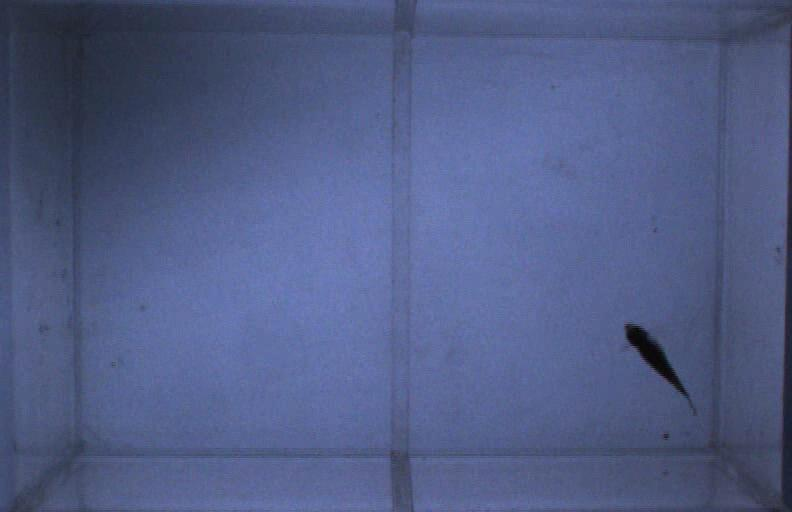
//> input picture lightflow/1.1_1.JPG, 792 x 512 px
$ ./87_goodFeaturesToTrack   (built with g++ and OpenCV 4)
//> lines starting //> are read from the running program, lines starting //| are printed output that depends on the picture; after the words box and inside, x2 and y2 are one past the last pixel; in counts of white or black regions, pixels touching at a corner belong together
//--------------------------------------【程序说明】-------------------------------------------
//		程序说明：《OpenCV3编程入门》OpenCV3版书本配套示例程序87
//		程序描述：Shi-Tomasi角点检测示例
//		开发测试所用操作系统： Windows 7 64bit
//		开发测试所用IDE版本：Visual Studio 2010
//		开发测试所用OpenCV版本：	3.0 beta
//		2014年11月 Created by @浅墨_毛星云
//		2014年12月 Revised by @浅墨_毛星云
//------------------------------------------------------------------------------------------------


//---------------------------------【头文件、命名空间包含部分】----------------------------
//		描述：包含程序所使用的头文件和命名空间
//-----------------------------------------------------------------------------------------------
#include "opencv2/highgui/highgui.hpp"
#include "opencv2/imgproc/imgproc.hpp"
#include <iostream>
using namespace cv;
using namespace std;

//-----------------------------------【宏定义部分】--------------------------------------------
//  描述：定义一些辅助宏
//----------------------------------------------------------------------------------------------
#define WINDOW_NAME "【Shi-Tomasi角点检测】"        //为窗口标题定义的宏


//-----------------------------------【全局变量声明部分】--------------------------------------
//          描述：全局变量声明
//-----------------------------------------------------------------------------------------------
Mat g_srcImage, g_grayImage, g_binImage;
int g_maxCornerNumber = 33;
int g_maxTrackbarNumber = 500;
RNG g_rng(12345);//初始化随机数生成器


//-----------------------------【on_GoodFeaturesToTrack( )函数】----------------------------
//          描述：响应滑动条移动消息的回调函数
//----------------------------------------------------------------------------------------------
void on_GoodFeaturesToTrack( int, void* )
{
	//【1】对变量小于等于1时的处理
	if( g_maxCornerNumber <= 1 ) { g_maxCornerNumber = 1; }
	//g_maxCornerNumber = 3;
	//【2】Shi-Tomasi算法（goodFeaturesToTrack函数）的参数准备
	vector<Point2f> corners;
	double qualityLevel = 0.01;//角点检测可接受的最小特征值
	double minDistance = 10;//角点之间的最小距离
	int blockSize = 3;//计算导数自相关矩阵时指定的邻域范围
	double k = 0.04;//权重系数
	Mat copy = g_srcImage.clone();	//复制源图像到一个临时变量中，作为感兴趣区域
	//Mat copy = g_binImage.clone();	//复制源图像到一个临时变量中，作为感兴趣区域

	//【3】进行Shi-Tomasi角点检测
	goodFeaturesToTrack( g_grayImage,//输入图像
		corners,//检测到的角点的输出向量
		g_maxCornerNumber,//角点的最大数量
		qualityLevel,//角点检测可接受的最小特征值
		minDistance,//角点之间的最小距离
		Mat(),//感兴趣区域
		blockSize,//计算导数自相关矩阵时指定的邻域范围
		false,//不使用Harris角点检测
		k );//权重系数


	//【4】输出文字信息
	cout<<"\t>此次检测到的角点数量为："<<corners.size()<<endl;

	//【5】绘制检测到的角点
	int r = 4;
	for( int i = 0; i < corners.size(); i++ )
	{
		//以随机的颜色绘制出角点
		circle( copy, corners[i], r, Scalar(g_rng.uniform(0,255), g_rng.uniform(0,255),
			g_rng.uniform(0,255)), -1, 8, 0 );
	}

	//【6】显示（更新）窗口
	imshow( WINDOW_NAME, copy );
}


//-----------------------------------【ShowHelpText( )函数】----------------------------------
//          描述：输出一些帮助信息
//----------------------------------------------------------------------------------------------
static void ShowHelpText( )
{
	//输出欢迎信息和OpenCV版本
	printf("\n\n\t\t\t非常感谢购买《OpenCV3编程入门》一书！\n");
	printf("\n\n\t\t\t此为本书OpenCV3版的第87个配套示例程序\n");
	printf("\n\n\t\t\t   当前使用的OpenCV版本为：" CV_VERSION );
	printf("\n\n  ----------------------------------------------------------------------------\n");
	//输出一些帮助信息
	printf("\n\n\n\t欢迎来到【Shi-Tomasi角点检测】示例程序\n");
	printf("\n\t请调整滑动条观察图像效果\n\n");

}


//--------------------------------------【main( )函数】-----------------------------------------
//          描述：控制台应用程序的入口函数，我们的程序从这里开始执行
//-----------------------------------------------------------------------------------------------
int main(  )
{
	//【0】改变console字体颜色
	system("color 2F");

	//【0】显示帮助文字
	ShowHelpText();

	//【1】载入源图像并将其转换为灰度图
	g_srcImage = imread("1.1_1.jpg", 1 );
//> g_srcImage is the input picture: 512 rows x 792 cols, CV_8UC3; mean B, G, R 134.2, 92.7, 81.2
	cvtColor( g_srcImage, g_grayImage, COLOR_BGR2GRAY );
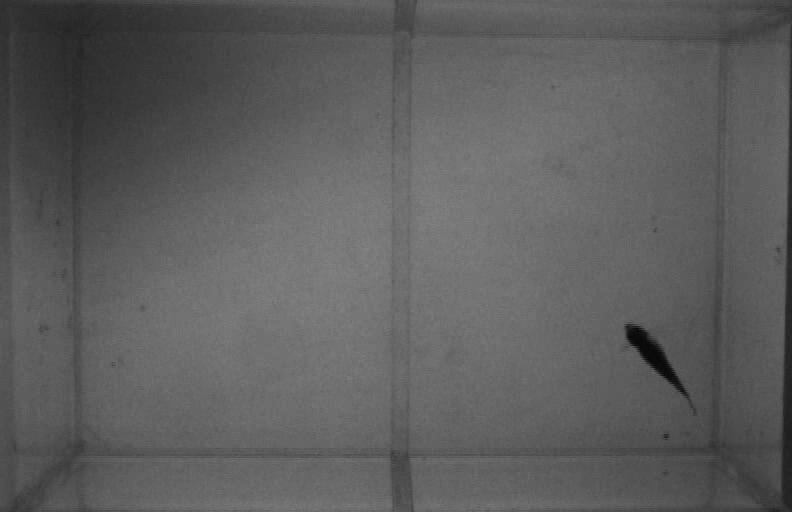
//> g_grayImage: 512 rows x 792 cols, CV_8UC1; min 1, max 133, mean 94
	int pos = 14;
	// 转为二值图
	//cvThreshold(&g_grayImage, &g_binImage, pos, 255, CV_THRESH_BINARY);
	medianBlur(g_grayImage, g_grayImage, 9);

	//【2】创建窗口和滑动条，并进行显示和回调函数初始化
	namedWindow( WINDOW_NAME, WINDOW_AUTOSIZE );
	createTrackbar( "最大角点数", WINDOW_NAME, &g_maxCornerNumber, g_maxTrackbarNumber, on_GoodFeaturesToTrack );
	imshow( WINDOW_NAME, g_srcImage );
	on_GoodFeaturesToTrack( 0, 0 );
//> in on_GoodFeaturesToTrack, `goodFeaturesToTrack( g_grayImage, corners, g_maxCornerNumber, qualityL..`: corners = 33 Points (x, y), first 12: [682, 390], [630, 325], [627, 335], [688, 399], [642, 329], [780, 488], [789, 27], [632, 347], [410, 463], [667, 359], [673, 378], [642, 358]
//| 	>此次检测到的角点数量为：33
//> the loop in on_GoodFeaturesToTrack, `for( int i = 0; i < corners.size(); i++ )` made 33 passes
//> after the loop in on_GoodFeaturesToTrack, `for( int i = 0; i < corners.size(); i++ )`:
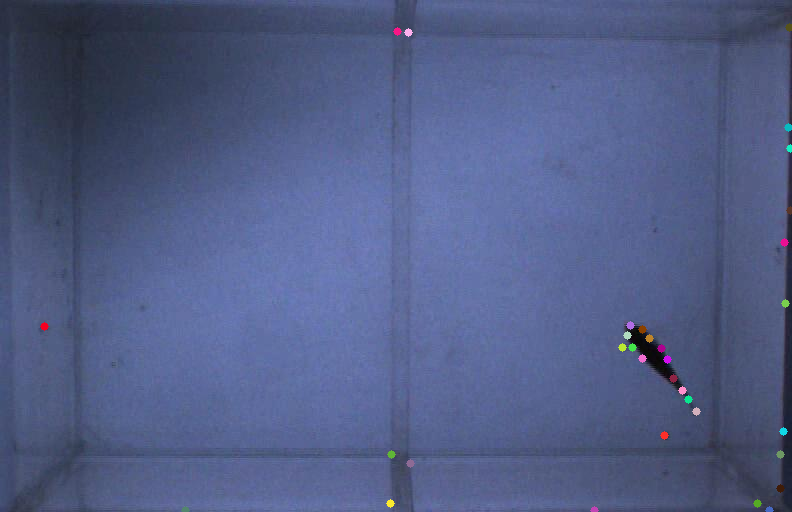
//> copy: 512 rows x 792 cols, CV_8UC3; 0.38% of pixels changed, all inside (x1, y1, x2, y2) = (40, 23, 792, 512)

	waitKey(0);
	return(0);
}

$ run again, with lightflow/1.2_1.JPG copied over lightflow/1.1_1.JPG
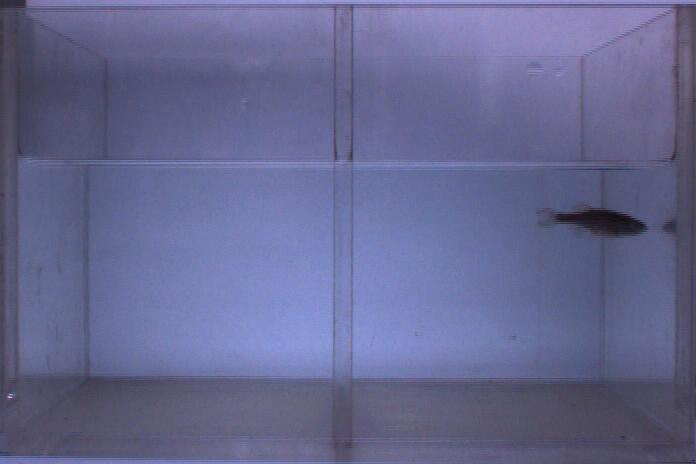
//> input picture lightflow/1.2_1.JPG, 696 x 464 px
//> g_srcImage is the input picture: 464 rows x 696 cols, CV_8UC3; mean B, G, R 144.5, 103.7, 101.4
//> `cvtColor( g_srcImage, g_grayImage, COLOR_BGR2GRAY );`:
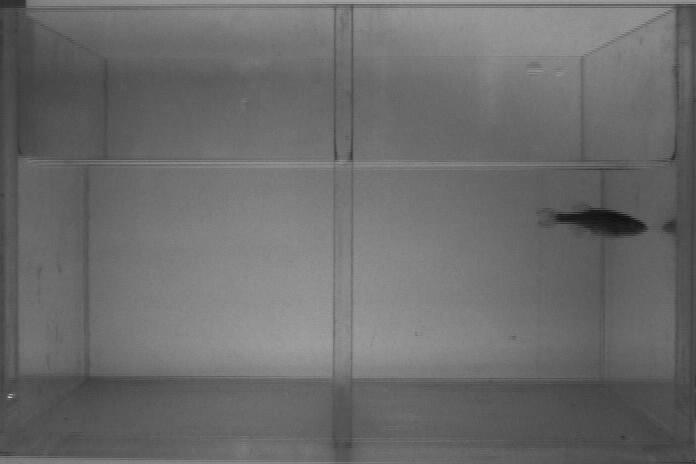
//> g_grayImage: 464 rows x 696 cols, CV_8UC1; min 11, max 208, mean 107.7
//> corners = 33 Points (x, y), first 12: [669, 8], [356, 8], [26, 4], [645, 227], [329, 5], [559, 214], [256, 6], [119, 8], [597, 207], [664, 226], [11, 394], [626, 214]
//| 	>此次检测到的角点数量为：33
//> the loop in on_GoodFeaturesToTrack, `for( int i = 0; i < corners.size(); i++ )` made 33 passes
//> after the loop in on_GoodFeaturesToTrack, `for( int i = 0; i < corners.size(); i++ )`:
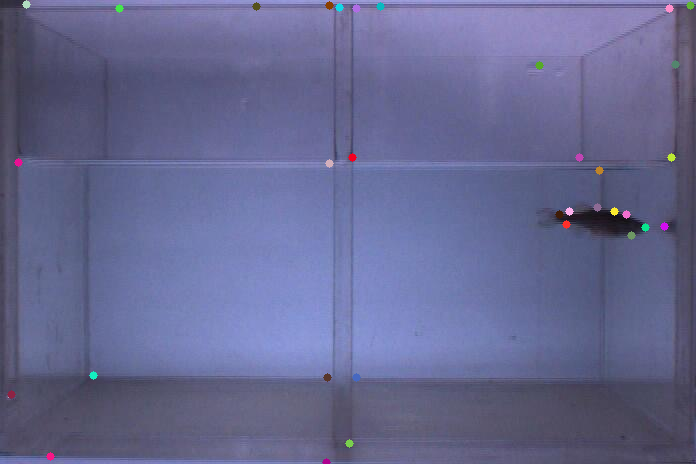
//> copy: 464 rows x 696 cols, CV_8UC3; 0.5% of pixels changed, all inside (x1, y1, x2, y2) = (7, 0, 695, 464)
